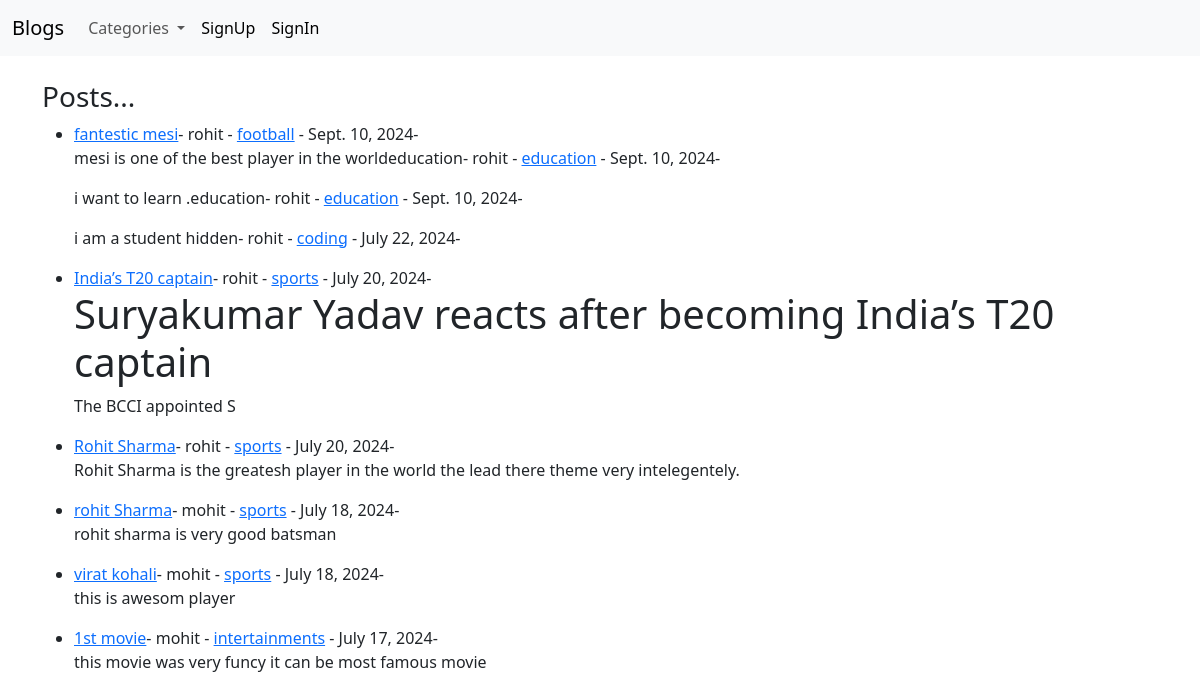
The page / on the database its author committed.
### blogapp/models.py (models this page shows, shortened)
class Post(models.Model):
    title = models.CharField(max_length=250)
    title_tag = models.CharField(max_length=250)
    author = models.ForeignKey(User,on_delete=models.CASCADE)
    body = RichTextField(blank=True,null=True)
    post_date = models.DateField(auto_now_add=True)
    category = models.CharField(max_length=250,default='coding...')
    like = models.ManyToManyField(User,related_name="blog_post")

### blogapp/views.py (the view)
# urls.py: path("",AllBlogPosts.as_view(),name='posts'),
class AllBlogPosts(ListView):
    model = Post
    template_name = 'index.html'
    ordering = ['-post_date']
    def get_context_data(self,*args,**kwargs):
        cats_menu = Category.objects.all()
        context = super(AllBlogPosts,self).get_context_data(*args,**kwargs)
        context['cats_menu']=cats_menu
        return context

### blogapp/models.py (called while the page is built)
    def __str__(self):
        return self.name

### templates/index.html (shortened to what this page needs)
{% extends "base.html" %}
{% block content %}
<h3>Posts...</h3>
<ul>
    {% for post in object_list %}
    <li>
    <a href="{% url 'detail-post' post.pk %}">{{post.title}}</a>-
    {{post.author}} - <a href="{% url 'categories' post.category|slugify %}">{{post.category}}</a> - {{post.post_date}}-
    <br>
    {{post.body |slice:"0:100"| safe}}
    </li>
    {% endfor %}
</ul>
{% endblock %}

### templates/base.html (shortened to what this page needs)
<!doctype html>
<html lang="en">
  <head>
    <link href="https://cdn.jsdelivr.net/npm/bootstrap@5.3.3/dist/css/bootstrap.min.css" rel="stylesheet">
  </head>
  <body>
    <nav class="navbar navbar-expand-lg bg-body-tertiary">
      <div class="container-fluid">
        <a class="navbar-brand" href="{% url 'posts' %}">Blogs</a>
        <div class="collapse navbar-collapse" id="navbarSupportedContent">
          <ul class="navbar-nav me-auto mb-2 mb-lg-0">
            {% if cats_menu %}
            <li class="nav-item dropdown">
              <a class="nav-link dropdown-toggle" href="#" role="button" data-bs-toggle="dropdown" aria-expanded="false">
                Categories
              </a>
            </li>
            {%else%}
              <li class="nav-item">
                <a class="nav-link active" aria-current="page" href="{% url 'category-lists' %}">CategoriesLists</a>
              </li>
            {% endif %}
            {% if user.is_authenticated %}
              <li class="nav-item">
                <a class="nav-link active" aria-current="page" href="{% url 'create-post' %}">CreatePost</a>
              </li>
              <li class="nav-item">
                <a class="nav-link active" aria-current="page" href="{% url 'create-category' %}">CreateCategory</a>
              </li>
              <li class="nav-item">
                <form action="{% url 'logout' %}" method="post">
                  {% csrf_token %}
                  <button class="nav-link active">Logout</button>
                </form>
              </li>
              <li class="nav-item">
                <a class="nav-link active" aria-current="page" href="{% url 'get_user_info' user.pk %}">UserLoginInfo</a>
              </li>
            {% else %}
              <li class="nav-item">
                <a class="nav-link active" aria-current="page" href="{% url 'register' %}">SignUp</a>
              </li>
              <li class="nav-item">
                <a class="nav-link active" aria-current="page" href="{% url 'login' %}">SignIn</a>
              </li>
            {% endif %}
          </ul>
        </div>
      </div>
    </nav>
    <br/>
    <div class='container'>
    {%   block content %}
    {% endblock   %}
    </div>
  </body>
</html>

### rows shown on the page
Post: title "fantestic mesi", author "rohit", category "football", post_date "Sept. 10, 2024", body "mesi is one of the best player in the world"
Post: title "education", author "rohit", category "education", post_date "Sept. 10, 2024", body "i want to learn ."
Post: title "education", author "rohit", category "education", post_date "Sept. 10, 2024", body "i am a student"
Post: title "hidden", author "rohit", category "coding", post_date "July 22, 2024"
Post: title "India’s T20 captain", author "rohit", category "sports", post_date "July 20, 2024", body "Suryakumar Yadav reacts after becoming India’s T20 captain The BCCI appointed S"
Post: title "Rohit Sharma", author "rohit", category "sports", post_date "July 20, 2024", body "Rohit Sharma is the greatesh player in the world the lead there theme very intelegentely."
Post: title "rohit Sharma", author "mohit", category "sports", post_date "July 18, 2024", body "rohit sharma is very good batsman"
Post: title "virat kohali", author "mohit", category "sports", post_date "July 18, 2024", body "this is awesom player"
Post: title "1st movie", author "mohit", category "intertainments", post_date "July 17, 2024", body "this movie was very funcy it can be most famous movie"
